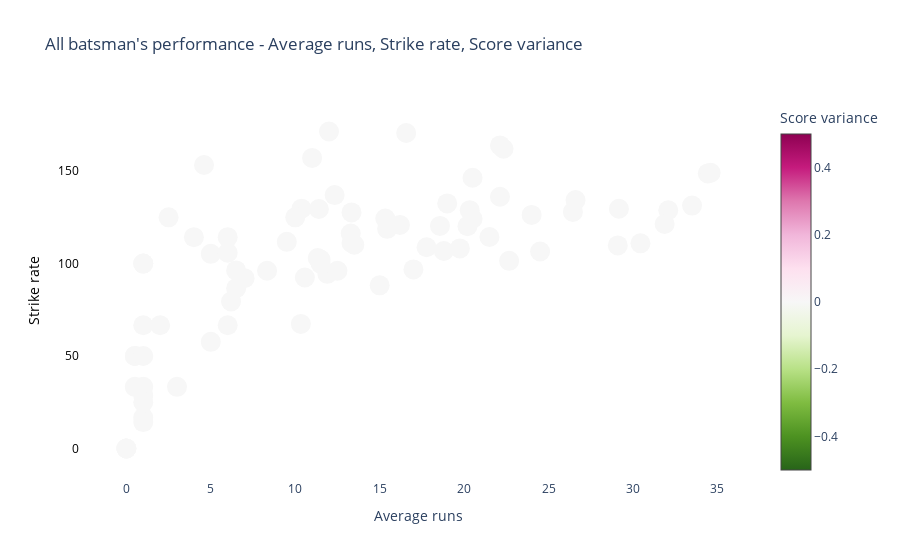
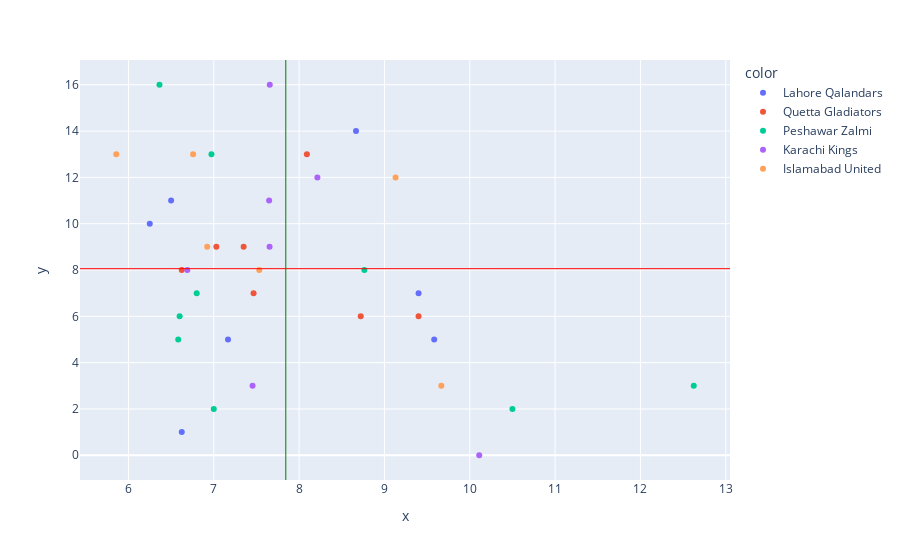

Notebook code for these charts, in order:
### Code cell
quadrant_chart(
    x=df_bowler['Economy'],
    y=df_bowler['wicket'],
    team=df_bowler['Bowling_team'],
    xtick_labels=['Low', 'High'],
    ytick_labels=['Low', 'High'],
    highlight_quadrants=[1]
)

### Figure 1 — Plotly figure (JSON) as saved in the notebook; plotly's stock layout.template omitted (floating-point values rounded to 4 significant figures)
{"data": [{"hoverinfo": "text", "marker": {"autocolorscale": true, "cmin": 0, "color": [0, 0, 0, 0, 0, 0, 0, 0, 0, 0, 0, 0, 0, 0, 0, 0, 0, 0, 0, 0, 0, 0, 0, 0, 0, 0, 0, 0, 0, 0, 0, 0, 0, 0, 0, 0, 0, 0, 0, 0, 0, 0, 0, 0, 0, 0, 0, 0, 0, 0, 0, 0, 0, 0, 0, 0, 0, 0, 0, 0, 0, 0, 0, 0, 0, 0, 0, 0, 0, 0, 0, 0, 0, 0, 0, 0, 0, 0, 0, 0], "colorbar": {"title": {"text": "Score variance"}}, "reversescale": true, "size": 20, "symbol": "circle"}, "mode": "markers", "showlegend": false, "text": ["Kamran Akmal  Peshawar Zalmi", "Babar Azam  Karachi Kings", "DR Smith  Islamabad United", "RR Rossouw  Quetta Gladiators", "KP Pietersen  Quetta Gladiators", "Ahmed Shehzad  Quetta Gladiators", "KC Sangakkara  Karachi Kings", "Shoaib Malik  Karachi Kings", "KA Pollard  Karachi Kings", "Sarfraz Ahmed  Quetta Gladiators", "Fakhar Zaman  Lahore Qalandars", "Shahid Afridi  Peshawar Zalmi", "DJ Malan  Peshawar Zalmi", "JJ Roy  Lahore Qalandars", "SR Watson  Islamabad United", "Umar Akmal  Lahore Qalandars", "CH Gayle  Karachi Kings", "Misbah-ul-Haq  Islamabad United", "Mohammad Hafeez  Peshawar Zalmi", "Asad Shafiq  Quetta Gladiators", "BJ Haddin  Islamabad United", "EJG Morgan  Peshawar Zalmi", "SW Billings  Islamabad United", "Mohammad Rizwan  Lahore Qalandars", "DJG Sammy  Peshawar Zalmi", "RS Bopara  Karachi Kings", "SP Narine  Lahore Qalandars", "Tamim Iqbal  Peshawar Zalmi", "BB McCullum  Lahore Qalandars", "Imad Wasim  Karachi Kings", "CS Delport  Lahore Qalandars", "MN Samuels  Peshawar Zalmi", "GD Elliott  Lahore Qalandars", "Sohail Tanvir  Lahore Qalandars", "Hussain Talat  Islamabad United", "Shadab Khan  Islamabad United", "Anwar Ali  Quetta Gladiators", "Shakib Al Hasan  Peshawar Zalmi", "Asif Ali  Islamabad United", "Rafatullah Mohmand  Islamabad United", "NLTC Perera  Quetta Gladiators", "Mahmudullah  Quetta Gladiators", "Sohaib Maqsood  Peshawar Zalmi", "Haris Sohail  Peshawar Zalmi", "Wahab Riaz  Peshawar Zalmi", "BM Duckett  Islamabad United", "Hasan Khan  Quetta Gladiators", "CJ Jordan  Peshawar Zalmi", "Aamer Yamin  Lahore Qalandars", "Amad Butt  Islamabad United", "SM Ervine  Quetta Gladiators", "Mohammad Amir  Karachi Kings", "Hasan Ali  Peshawar Zalmi", "Yasir Shah  Lahore Qalandars", "Mohammad Nawaz (3)  Quetta Gladiators", "Shahzaib Hasan  Karachi Kings", "Saad Nasim  Quetta Gladiators", "Sohail Khan  Karachi Kings", "Iftikhar Ahmed  Peshawar Zalmi", "LJ Wright  Quetta Gladiators", "DPMD Jayawardene  Karachi Kings", "RR Emrit  Quetta Gladiators", "Usama Mir  Karachi Kings", "Mohammad Irfan (4)  Lahore Qalandars", "Anamul Haque  Quetta Gladiators", "Umar Gul  Quetta Gladiators", "Bilawal Bhatti  Lahore Qalandars", "Mohammad Sami  Islamabad United", "TS Mills  Quetta Gladiators", "N Pooran  Islamabad United", "Ghulam Mudassar  Lahore Qalandars", "Sharjeel Khan  Islamabad United", "Imran Khalid  Islamabad United", "Junaid Khan  Peshawar Zalmi", "Khushdil Shah  Peshawar Zalmi", "MN van Wyk  Quetta Gladiators", "Zulfiqar Babar  Quetta Gladiators", "Usman Khan  Karachi Kings", "Rumman Raees  Islamabad United", "Mohammad Irfan  Islamabad United"], "x": [32.09, 29.1, 30.44, 31.88, 34.43, 26.44, 21.5, 20.2, 22.33, 20.33, 22.12, 22.12, 29.17, 34.6, 19, 20.5, 17.78, 19.75, 17, 24.5, 15.44, 22.67, 26.6, 18.57, 13.33, 11.9, 16.57, 18.8, 13.29, 10.38, 20.5, 16.2, 10.57, 11.33, 33.5, 11, 11.4, 13.5, 11.5, 15.33, 13.33, 12.33, 7, 10.33, 6.2, 15, 6.5, 6.5, 12.5, 8.333, 24, 6, 4.6, 11.5, 5, 9.5, 6, 4, 5, 12, 10, 6, 2.5, 1, 3, 2, 1, 0.5, 0.5, 1, 1, 1, 1, 1, 1, 1, 0.5, 0, 0, 0], "y": [128.8, 109.8, 110.9, 121.4, 148.8, 128.0, 114.4, 120.2, 162.1, 128.9, 136.2, 163.9, 129.6, 149.1, 132.6, 124.2, 108.8, 108.2, 96.84, 106.5, 118.8, 101.5, 134.3, 120.4, 127.7, 94.44, 170.6, 106.8, 116.2, 129.7, 146.4, 120.9, 92.5, 103.0, 131.4, 157.1, 129.5, 110.2, 102.2, 124.3, 111.1, 137.0, 92.11, 67.39, 79.49, 88.24, 96.3, 86.67, 96.15, 96.15, 126.3, 114.3, 153.3, 100, 105.3, 111.8, 105.9, 114.3, 57.69, 171.4, 125, 66.67, 125, 66.67, 33.33, 66.67, 28.57, 50, 50, 33.33, 100, 25, 100, 50, 16.67, 14.29, 33.33, 0, 0, 0], "type": "scatter"}], "layout": {"paper_bgcolor": "white", "plot_bgcolor": "white", "title": {"text": "All batsman's performance - Average runs, Strike rate, Score variance"}, "xaxis": {"showgrid": false, "title": {"text": "Average runs"}, "zeroline": false}, "yaxis": {"color": "black", "showgrid": true, "title": {"font": {"color": "black"}, "text": "Strike rate"}, "zeroline": false}}}

### Figure 2 — Plotly figure (JSON) as saved in the notebook; plotly's stock layout.template omitted (floating-point values rounded to 4 significant figures)
{"data": [{"hovertemplate": "color=Lahore Qalandars<br>x=%{x}<br>y=%{y}<extra></extra>", "legendgroup": "Lahore Qalandars", "marker": {"color": "#636efa", "symbol": "circle"}, "mode": "markers", "name": "Lahore Qalandars", "orientation": "v", "showlegend": true, "x": [7.167, 6.625, 9.583, 9.4, 6.5, 8.667, 6.25], "xaxis": "x", "y": [5, 1, 5, 7, 11, 14, 10], "yaxis": "y", "type": "scatter"}, {"hovertemplate": "color=Quetta Gladiators<br>x=%{x}<br>y=%{y}<extra></extra>", "legendgroup": "Quetta Gladiators", "marker": {"color": "#EF553B", "symbol": "circle"}, "mode": "markers", "name": "Quetta Gladiators", "orientation": "v", "showlegend": true, "x": [9.4, 7.03, 7.467, 8.091, 8.722, 7.35, 6.625], "xaxis": "x", "y": [6, 9, 7, 13, 6, 9, 8], "yaxis": "y", "type": "scatter"}, {"hovertemplate": "color=Peshawar Zalmi<br>x=%{x}<br>y=%{y}<extra></extra>", "legendgroup": "Peshawar Zalmi", "marker": {"color": "#00cc96", "symbol": "circle"}, "mode": "markers", "name": "Peshawar Zalmi", "orientation": "v", "showlegend": true, "x": [6.8, 10.5, 6.973, 12.62, 8.765, 6.6, 7, 6.583, 6.364], "xaxis": "x", "y": [7, 2, 13, 3, 8, 6, 2, 5, 16], "yaxis": "y", "type": "scatter"}, {"hovertemplate": "color=Karachi Kings<br>x=%{x}<br>y=%{y}<extra></extra>", "legendgroup": "Karachi Kings", "marker": {"color": "#ab63fa", "symbol": "circle"}, "mode": "markers", "name": "Karachi Kings", "orientation": "v", "showlegend": true, "x": [6.69, 7.649, 10.11, 7.455, 7.656, 8.214, 7.654], "xaxis": "x", "y": [8, 11, 0, 3, 16, 12, 9], "yaxis": "y", "type": "scatter"}, {"hovertemplate": "color=Islamabad United<br>x=%{x}<br>y=%{y}<extra></extra>", "legendgroup": "Islamabad United", "marker": {"color": "#FFA15A", "symbol": "circle"}, "mode": "markers", "name": "Islamabad United", "orientation": "v", "showlegend": true, "x": [7.533, 6.758, 5.857, 9.13, 9.667, 6.923], "xaxis": "x", "y": [8, 13, 13, 12, 3, 9], "yaxis": "y", "type": "scatter"}], "layout": {"xaxis": {"anchor": "y", "domain": [0, 1], "title": {"text": "x"}}, "yaxis": {"anchor": "x", "domain": [0, 1], "title": {"text": "y"}}, "legend": {"title": {"text": "color"}, "tracegroupgap": 0}, "margin": {"t": 60}, "shapes": [{"line": {"color": "red", "width": 1}, "type": "line", "x0": 0, "x1": 1, "xref": "x domain", "y0": 8.056, "y1": 8.056, "yref": "y"}, {"line": {"color": "green", "width": 1}, "type": "line", "x0": 7.844, "x1": 7.844, "xref": "x", "y0": 0, "y1": 1, "yref": "y domain"}]}}
